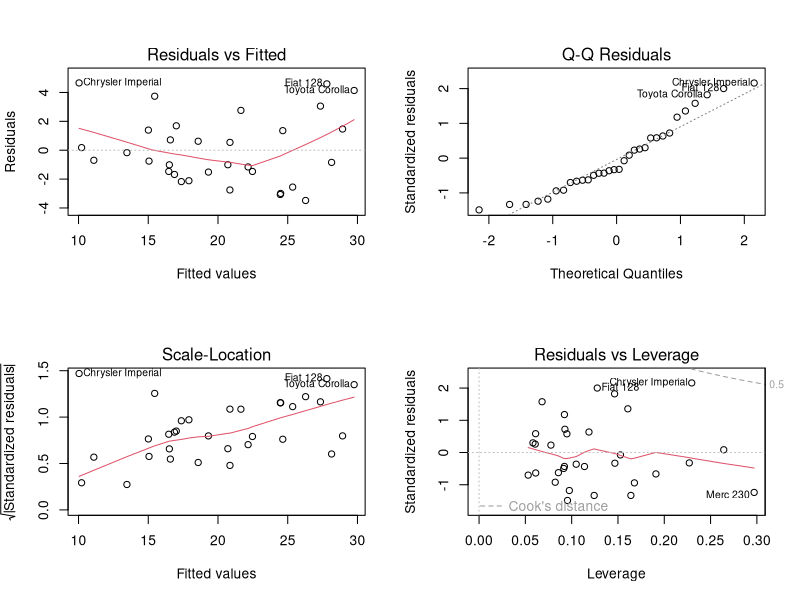
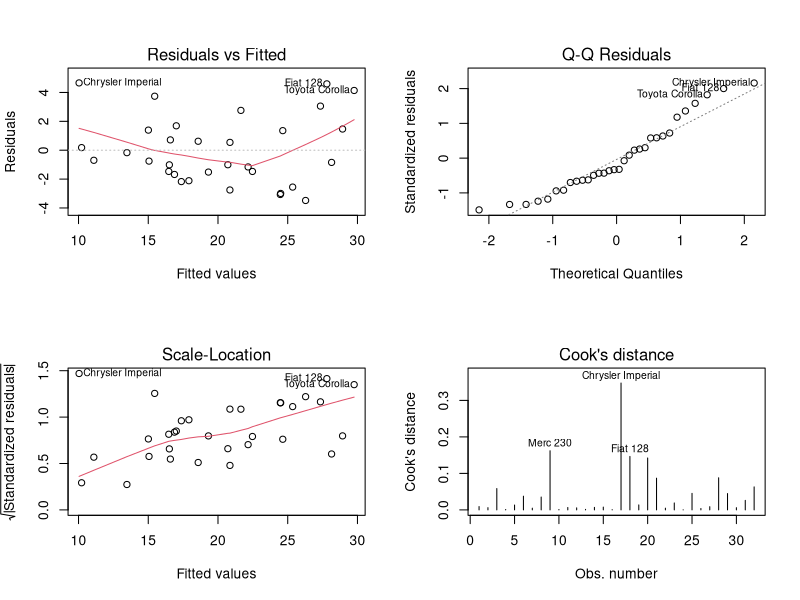
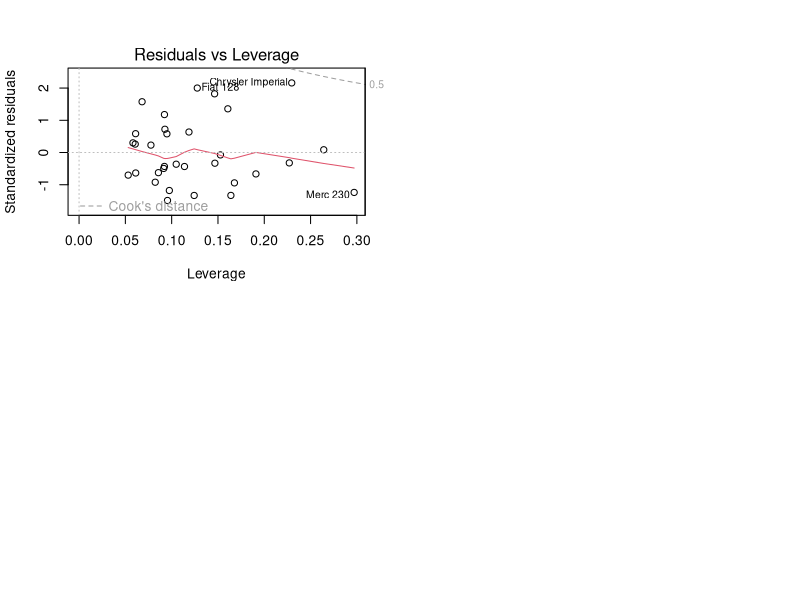

R code for these plots, in order:
## ---- chunk 1
#install.packages("knitr")
library(knitr)
knitr::opts_chunk$set(echo = TRUE)
## ---- chunk 2
# 단독 독립변수 am 만으로 단순선형회귀모델 만들기
# 변수 설명: mpg (연비)
# 변수 설명: am (변속기 auto, manual)
model <- lm(mpg ~ am, data=mtcars)
summary(model)
## ---- chunk 3
# 연비 예측을 위해 모든 독립변수를 사용해서 다중회귀분석 실시
multi_model <- lm(mpg ~ ., data = mtcars)
summary(multi_model)
## ---- chunk 4
# 연비 예측을 위해 disp, vs, carb외 독립변수로 모델 구축
multi_model <- lm(mpg ~ cyl + hp + drat + wt + qsec + am + gear, data = mtcars)
summary(multi_model)
## ---- chunk 5
# 연비 예측을 위해 cyl, gear 추가로 제거하고 모델 구축
multi_model <- lm(mpg ~ hp + drat + wt + qsec + am, data = mtcars)
summary(multi_model)
## ---- chunk 6
# 연비 예측을 위해 drat 추가로 제거하고 모델 구축
multi_model <- lm(mpg ~ hp + wt + qsec + am, data = mtcars)
summary(multi_model)
## ---- chunk 7
# 연비 예측을 위해 hp 추가로 제거하고 모델 구축
multi_model <- lm(mpg ~ wt + qsec + am, data = mtcars)
summary(multi_model)
## ---- chunk 8
anova(model, multi_model)
## ---- chunk 9
par(mfrow = c(2,2))
plot(multi_model)
## ---- chunk 10
# 첫번째, Residual vs. Fitted
plot(multi_model, which = 1)
## ---- chunk 11
# 두번째, Quantile-Quantile Plot
plot(multi_model, which = 2)
## ---- chunk 12
# 세번째, Quantile-Quantile Plot
plot(multi_model, which = 3)
## ---- chunk 13
# 네번째, Cook's distance
plot(multi_model, which = 4)
## ---- chunk 14
# 다섯번째, Residuals vs. leverage
plot(multi_model, which = 5)
